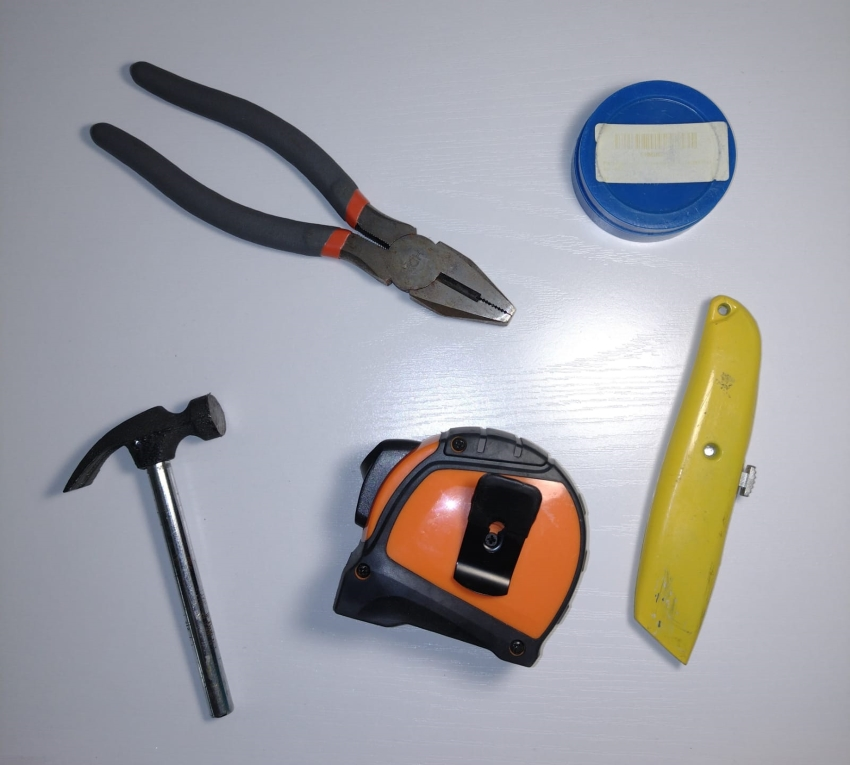
#> input picture b2.-Visión Artificial/0.-Img/Objetos_flashV3.jpeg, 850 x 765 px
$ python '10.-Reconocimiento de Objetos y Dimensiones.py'
#> lines starting #> are read from the running program, lines starting #| are printed output that depends on the picture; after the words box and inside, x2 and y2 are one past the last pixel; in counts of white or black regions, pixels touching at a corner belong together; pictures that were not available may be replaced by others from this repository, and a replacement may not be noted
# -*- coding: utf-8 -*-
#Comentario de una sola linea con el simbolo #, en Python para nada se deben poner acentos sino el programa
#puede fallar o imprimir raro en consola, la primera línea de código es para que no tenga error, pero aún
#así al poner un ángulo saldrá raro en consola, la línea debe ponerse tal cual como aparece y justo al inicio.
#CERVANTES RODRÍGUEZ DIEGO; SISTEMAS DE VISIÓN ARTIFICIAL; 4MM6; ENRIQUE GAYTAN JESÚS

#IMPORTACIÓN DE LIBRERÍAS:
import cv2 as cv #Librería OpenCV: Sirve para todo tipo de operaciones de visión artificial


#RECONOCIMIENTO DE OBJETOS Y DIMENSIONES: En el programa se realiza la identificación de objetos por medio de su geometría, para
#ello se puede recortar la imagen original para reconocer un objeto en específico o seleccionar una sección de la imagen para que
#reconozca todos los objetos que se encuentran en esa sección o recorte.


#SELECCIÓN DE OBJETO A ANALIZAR:
#RECORTE DE REGIONES: Esta operación se realiza para hacer un recorte de una imagen de cierta región que se quiere analizar, ya
#sea para analizar ojos, formas específicas, objetos de cierto color, etc.
#Para mostrar la parte que se va a recortar de la imagen con el mouse se debe mostrar un rectangulo rojo, en este primero que nada
#se debe indicar sus propiedades guardadas en unas variables.
color_rectangulo = (0, 0, 255) #El color se guarda en una lista, recordemos que el color se maneja como BGR en OpenCV
grosor_rectangulo = 2 #Grosor del rectángulo en píxeles
ancho_min = 100 #Ancho mínimo en píxeles del rectángulo que extraerá la imagen

#imread(): Sirve para leer la imagen de un directorio especificado, si en el segundo parámetro se pone un 1, la imagen se
#obtendrá en forma de matriz 3D RGB y si se pone un 0 se obtendrá en escala de grises, obteniendo una matriz 2D.
imagen1 = cv.imread('0.-Img/Objetos_flashV3.jpeg', 1)
#> imagen1 is the input picture: shape (765, 850, 3); mean B, G, R 163.6, 158.2, 158.5
#img.copy(): Se crea una copia de la imagen original para que cuando se modifique la imagen, de donde se obtendrá la región que se
#quiere extraer, y no se quiera ver esa modificación en la ventana original, exista una imagen que refresque la ventana y muestre
#la imagen original sin ningún cambio. Por eso es que se creó esta copia, además servirá para realizar la sintonización de la
#geometría de la figura posteriormente.
imagen1_copia = imagen1.copy()

#imshow(): Con el método se puede mostrar una imagen, el primer parámetro es el nombre de la ventana donde aparecerá la imagen
#y el segundo parámetro es la imagen recopilada con el método imread()
cv.imshow('Interfaz para recorte de imagen RGB', imagen1)

#Función para que cada que se de clic sobre la imagen, se obtenga las coordenadas de la parte en donde se dio clic, para ello se
#debe recibir como parámetros:
# - El evento del mouse: Este evento forma parte de los eventos descritos por la librería OpenCV.
# - Las coordenadas en x y y de la parte de la imagen donde se dió clic: Obtenidas de la imagen ya que esta es una matriz.
# - Bandera: Indica cuando ya se realizó el evento del mouse
# - Los parámetros: No se hace nada con ellos en esta función
# [51 lines left out: function region, not called in this run]

#CONFIGURACIÓN DE LA OPERACIÓN CON EL MOUSE:
#setMouseCallback(): Se utiliza esta función para que el mouse pueda interactuar con una ventana en específico, se manda a llamar
#esta ventana poniendo el mismo nombre que usa en el título del método imshow() para mostrarla, además se indica la función que se
#va a ejecutar con el mouse dentro de la ventana y si es necesario al final se indica dónde se almacena la data proveniente.
cv.setMouseCallback('Interfaz para recorte de imagen RGB', region)
cv.waitKey(0) #Mostrar la ventana hasta que se presione la tecla X
cv.destroyAllWindows() #Destruir todas las ventanas después de cerrarlas con el comando

#La documentación para realizar todas las operaciones de este ejercicio son las siguientes:
#MÉTODOS PARA CONTROLAR LOS EVENTOS DEL MOUSE: Para ver cuando se haya dado clic, se suelte el clic del mouse, etc.
#https://docs.opencv.org/3.4/d0/d90/group__highgui__window__flags.html#gga927593befdddc7e7013602bca9b079b0ad3419100fc2d7688c6dbe3da030fbfd9


#OBTENCIÓN DE LA GEOMETRÍA DE OBJETOS POR MEDIO DE UMBRALIZACIÓN Y SINTONIZACIÓN CON BARRA DE VALOR VARIABLE:
#imread(): Sirve para leer la imagen de un directorio especificado, si en el segundo parámetro se pone un 1, la imagen se
#obtendrá en forma de matriz 3D RGB y si se pone un 0 se obtendrá en escala de grises, obteniendo una matriz 2D.
objeto1_recorte = cv.imread('0.-Img/Reconocimiento_obj_1.jpg', 1) #Imagen RGB obtenida con el método imread()
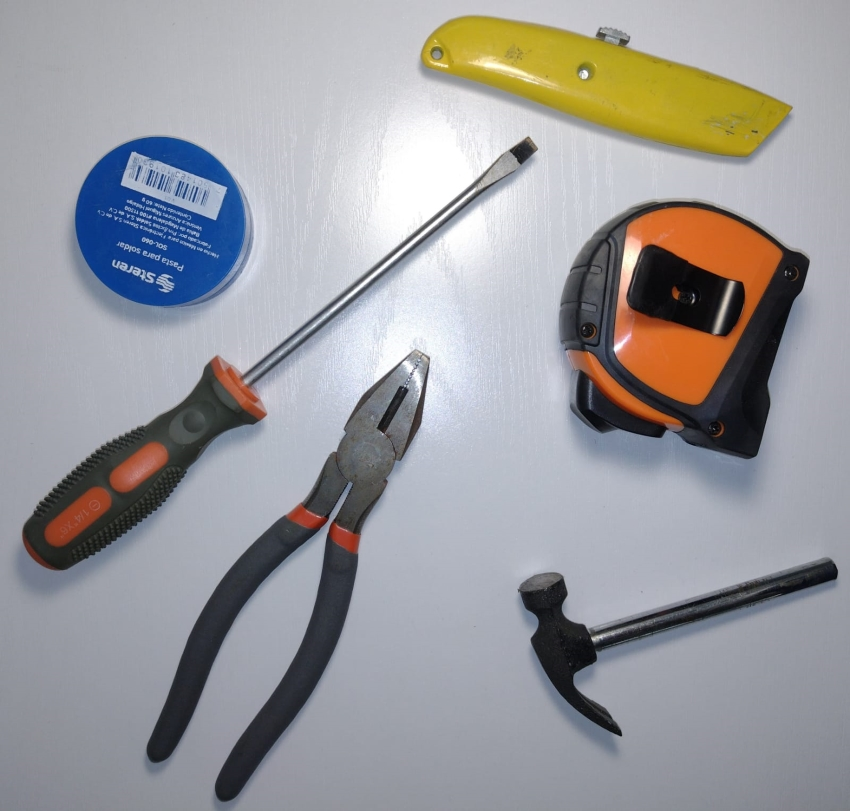
#> input picture b2.-Visión Artificial/0.-Img/Objetos_flashV1.jpeg, 850 x 811 px, given in place of Reconocimiento_obj_1.jpg, which was not available
#> objeto1_recorte is the input picture: shape (811, 850, 3); mean B, G, R 157.1, 154.1, 154.4
#shape: Atributo extraído de una variable obtenida con el método cv.imread(), indica distintas características de la imagen y
#las guarda en 3 distintas variables, guardándo primero el ancho, luego el alto y finalmente el número de canales,
#específicamente en ese órden.
alto, ancho, canales = objeto1_recorte.shape
#Se analizó el tamaño de la imagen para ver si es necesario utilizar el método resize que cambia el tamaño de la imagen, esto se
#hace porque si la imagen es demasiado pequeña, no podrá aparecer la barra que varía el valor del umbral correctamente, por lo
#cual no se podrá sintonizar la imagen correctamente, específicamente se realiza esto cuando el alto y ancho de la imagen es menor
#a 200 pixeles correspondientemente.
if((alto < 200) or (ancho < 200)):
    #resize(): Lo que hace este método es cambiar el tamaño de una imagen obtenida con el método imread(), para ello recibe como
    #primer parámetro la variable que almacena la imagen y como segundo parámetro indica la magnitud de la nueva imagen.
    #Si el ancho o alto de la imagen es menor a 200 pixeles, se le da un nuevo tamaño de 500x500 pixeles.
    objeto1_recorte_bigger = cv.resize(objeto1_recorte, (500, 500))
    objeto1_recorte_modificada = objeto1_recorte_bigger
else:
    #Si el ancho o alto de la imagen no es menor a 200 pixeles en cualquiera de las dos magnitudes, se deja el tamaño tal cual está
    objeto1_recorte_modificada = objeto1_recorte
#copy(): Este método se debe aplicar a un objeto de la librería OpenCV y sirve para crear una copia del objeto al que se esté
#aplicando para poder guardarse en una variable extra.
#Se crea una copia de la imagen original para que cuando se modifique la imagen original, de donde se obtendrá el resultado del
#color, y cuando ya no quiera que se vea esa modificación, debe haber una imagen que refresque la interfaz y muestre la imagen
#original, por eso es que se creó esta copia.
img_copy = objeto1_recorte_modificada.copy()
#cvtColor(): Método de la librería OpenCV que recibe como primer parámetro una imagen RGB y en su segundo parámetro recibe un
#atributo de OpenCV llamado cv.COLOR_BGR2GRAY para convertir una imagen RGB a su escala de grises, este método debe recibir la
#imagen original, no importando el tamaño de la imagen que se quiere mostrar con el navbar porque sino se modificará toda la
#identificación de la geometría de los objetos en la imagen.
img_gray = cv.cvtColor(objeto1_recorte, cv.COLOR_BGR2GRAY)

#Función para umbralizar y crear una imagen binaria:
def Imagen_Binaria(umbral):
#> called with umbral = 0
    global img_umbral
    #cv.threshold(): Este método sirve para umbralizar una imagen, en ella se le pasa como primer parámetro la imagen en escala de
    #grises que va a umbralizar, a continuación se indica el valor del umbral, el valor máximo que puede alcanzar el umbral y se
    #especifica que el resultado debe ser una imagen binaria con un atributo de OpenCV llamado cv.THRESH_BINARY o si se quiere el
    #inverso se puede usar cv.THRESH_BINARY_INV, en este caso se usa un guión bajo antes del nombre de la variable, porque esta es
    #una variable interna.
    #El guión bajo también usa para ignorar valores específicos, si no se necesita algún valor en específico del método, o no usa
    #estos valores, simplemente se asignan estos valores a la "variable" representada con un guión bajo, en python el orden del
    #guión importa, ya que indica qué variable es la que será interna.
    _, img_umbral = cv.threshold(img_gray, umbral, 255, cv.THRESH_BINARY)
    #imshow(): Con el método se puede mostrar una imagen, el primer parámetro es el nombre de la ventana donde aparecerá la imagen
    #y el segundo parámetro es la imagen recopilada con el método imread()
    cv.imshow('Umbralizacion', img_umbral) #Mostrar una ventana que tenga como título el 1er parametro y muestre la imagen del 2do

#Función para encontrar contornos de una imagen:
def Contorno():
    #cv.findContours(): Este método sirve para encontrar los contornos en una imagen, se puede utilizar en vez del filtro Canny, al
    #método se le pasa como primer parámetro la imagen en escala de grises, en las imágenes existen varios tipos de contornos, estos
    #pueden tener jerarquías de dentro hacia fuera o pueden no tenerlas, esto depende del segundo parámetro que se le pase en el
    #método, en este caso vamos a utilizar el parámetro cv.RETR_LIST para que no muestre jerarquía en los bordes que encuentre,
    #posteriormente se le debe indicar en el tercer parámetro la forma en la que se va a guardar la información recabada, ya que
    #puede guardar todos los puntos del contorno identificado o solo guardar los puntos de las esquinas que conforman el contorno,
    #para que guarde todos los puntos de los contornos se le indica con el atributo cv.CHAIN_APPROX_NONE, para guardar solo las
    #esquinas se usa el atributo cv.CHAIN_APPROX_SIMPLE.
    Contornos, _ = cv.findContours(img_umbral, cv.RETR_LIST, cv.CHAIN_APPROX_NONE)
#> Contornos = 1 contour; box (x1, y1, x2, y2) and area: (0, 0, 850, 811) 687690
    for borde in Contornos:
        #print(): Imprime en consola el mensaje que se incluya dentro de su paréntesis en forma de string
        #Medición de distancia, area, densidad, etc. de las figuras identificadas en las imágenes, estas se hacen a partir de
        #las herramientas de Contour Features de la librería OpenCV, cuya documentación es la siguiente:
        #https://docs.opencv.org/4.x/dd/d49/tutorial_py_contour_features.html
        #contourArea(): Función que sirve para medir áreas, para ello se debe haber obtenido el contorno de una figura en una
        #imagen, esta se obtiene en área de pixeles, por lo que no se considera como un área tal cual del mundo real.
        print(cv.contourArea(borde))
#> this loop made 1 pass
#| 687690.0
    print("--------------------------")
    #Copia de la imagen para poder actualizarla.
    img_copy_copy = img_copy.copy()
    #cv.drawContours(): Método que sirve para dibujar los contornos recabados con el método cv.findContours(), para ello primero se
    #debe indicar en qué imagen se va a dibujar el contorno, no debe ser la misma de la que se obtuvieron los contornos, después se
    #indica en el segundo parámetro la variable en donde están almacenados los contornos, en el tercer parámero se establece si se
    #quiere que sea hueco o sólido el contorno, como se busca que sea sólido se pone -1, si fuera hueco, en esta parte se indicaría
    #los pixeles del perímetro (borde) del contorno, posteriormente se indica el color y finalmente los contornos que quiero que
    #muestre.
    color_contorno = (10, 100, 200) #Variable que almacena un color BGR
    cv.drawContours(img_copy_copy, Contornos, -1, color_contorno, 3)
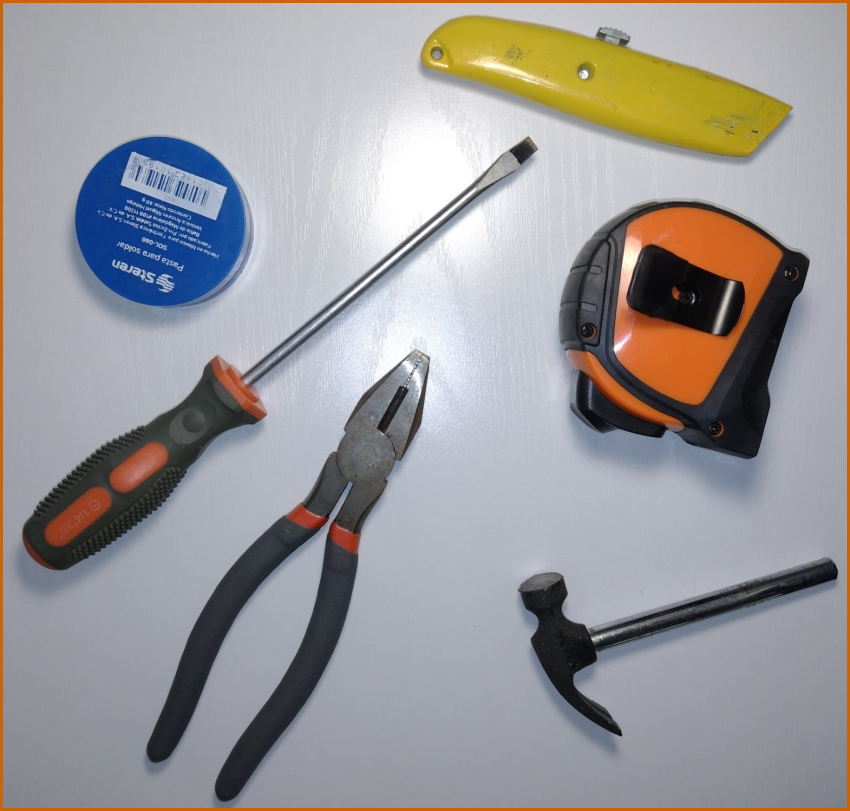
#> img_copy_copy: shape (811, 850, 3); 1.44% of pixels changed, all inside (x1, y1, x2, y2) = (0, 0, 850, 811)
    cv.imshow('Imagen contornos', img_copy_copy) #Mostrar una ventana que tenga como título el 1er parametro y muestre la imagen del 2do

#Función que ejecuta las dos funciones anteriores, primero umbralizando la imagen y luego obteniendo sus contornos:
def Actualizar_imagen(umbral):
    Imagen_Binaria(umbral)
    Contorno()

#Ejecución de la función Actualizar_imagen() con un umbral inicial de 0, ya que este cambiará con el valor del Trackbar
Actualizar_imagen(0)

#cv.createTrackbar(): Este método sirve para crear y mostrar una barra sobre una ventana específica que muestra una imagen o
#video, esto para variar cierto valor en tiempo real, este recibe los siguientes parámetros:
#   - Nombre de la barra (Track bar)
#   - Ventana a la cual se aplicará, esta debe tener el mismo nombre que la ventana creada con el método cv.namedWindow() y a la
#   cual se aplicará el método canny.
#   - Valor mínimo de la barra.
#   - Valor máximo de la barra.
#   - Función que a fuerza se debe ejecutar cuando se mueva la barra, esta puede ejecutar una acción o no hacer nada.
cv.createTrackbar('Umbral', 'Imagen contornos', 0, 255, Actualizar_imagen)

#NO DEJAR QUE SE CIERREN LAS VENTANAS: Las siguientes dos líneas de código sirven para que no se cierre la ventana.
cv.waitKey(0) #Mostrar la ventana hasta que se presione la tecla X
cv.destroyAllWindows() #Destruir todas las ventanas después de cerrarlas con el comando


#IDENTIFICACIÓN DE GEOMETRÍAS ESPECÍFICAS, YA HABIENDO OBTENIDO LA SINTONIZACIÓN: Ya que se realizó la sintonización, con los
#valores obtenidos, se puede analizar la imagen para identificar solo ciertas figuras por su geometría.
"""
Sintonización de la imagen - Identificación de monedas - Valores obtenidos:
Umbral óptimo: 125
Martillo        = 15787.0
Metro           = 44851.5
Pasta de soldar = 20668.0
Pinzas          = 29355.5
Cutter          = 101925.0, 110908.0


Umbral óptimo: 140
Martillo        = 17470.5
Metro           = 51815.5
Pasta de soldar = 21439.5
Pinzas          = 166116.5, 187590.0
Cutter          = 9958.5, 101925.0, 110898.0


Umbral óptimo: 146
Martillo        = 18066.0
Metro           = 53366.5, 52897.0
Pasta de soldar = 21698.0
Pinzas          = 162268.0, 178001.5
Cutter          = 7369.0, 8069.5, 9993.0, 26949.0, 26942.0
"""
umbral = 146
#Se va a escribir en la imagen, por lo que se debe especificar las características del texto:
grosor = 1 #Grosor de las letras, dado en pixeles
fuente = cv.FONT_HERSHEY_SIMPLEX #Fuente de la letra a utilizarse
#> fuente = 0
posicion_texto_1 = (20, 20) #Posición donde se mostrará el texto cuando se identifique la moneda 1
posicion_texto_2 = (20, 40) #Posición donde se mostrará el texto cuando se identifique la moneda 2
posicion_texto_3 = (20, 60) #Posición donde se mostrará el texto cuando se identifique la moneda 3
posicion_texto_4 = (20, 80) #Posición donde se mostrará el texto cuando se identifique la moneda 3
posicion_texto_5 = (20, 100) #Posición donde se mostrará el texto cuando se identifique la moneda 3
#Colores de los textos que indican la identificación de monedas, recordemos que se indica en formato BGR:
color_texto1 = (0, 255, 255)    #Color amarillo
color_texto2 = (255, 255, 255)  #Color negro
color_texto3 = (255, 0, 0)      #Color azul
color_texto4 = (0, 0, 255)      #Color rojo
color_texto5 = (0, 255, 0)      #Color verde
#Tamaño del texto
tamanoTexto = 0.6
#Se declaran como variables las áreas obtenidas en la sintonización, se pone un valor un poco menor para que identifique la
#moneda considerando un margen de error:
martilloMax = 18200
martilloMin = 17900     #Matrillo sí; Umbral = 146
metroMax = 53500
metroMin = 52700        #Metro sí; Umbral = 146
pastaSoldarMax = 21800
pastaSoldarMin = 21400  #Pasta de soldar sí; Umbral = 146
#PinzasMax = 5300
PinzasMin = 162000      #Pinzas sí; Umbral = 146
CutterMax = 9993.0
CutterMin = 7525.0      #Cutter sí; Umbral = 146
#Variable que indica el objeto captado en la imagen, en un inicio tienen valor cero
Martillo = 0
Metro = 0
PastaSoldar = 0
Pinzas = 0
Cutter = 0

_, img_umbral = cv.threshold(img_gray, umbral, 255, cv.THRESH_BINARY) #Binarización de la imagen.
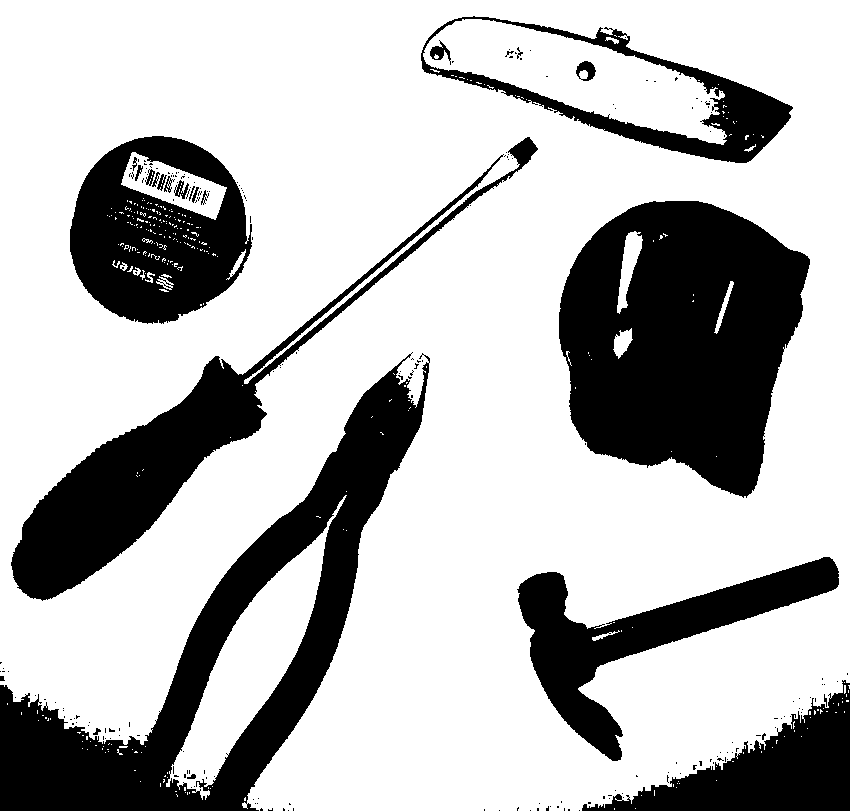
#> img_umbral: shape (811, 850); 72% white; 222 black regions (198 under 20 px)
Contornos, _ = cv.findContours(img_umbral, cv.RETR_LIST, cv.CHAIN_APPROX_NONE) #Identificación de bordes por figura.
#> Contornos = 637 contours, 596 with area under 20; largest, box (x1, y1, x2, y2) and area: (0, 0, 850, 811) 611242, (558, 200, 811, 499) 54752, (10, 136, 539, 602) 28520, (420, 15, 794, 164) 28292, (69, 135, 253, 325) 26511

for borde_moneda in Contornos:
    #abs(): Obtiene el valor absoluto de un valor, se usa el método abs() porque a veces los resultados de área vienen en valor
    #negativo
    #contourArea(): Función que sirve para medir áreas, para ello se debe haber obtenido el contorno de una figura en una imagen,
    #esta se obtiene en área de pixeles, por lo que no se considera como un área tal cual del mundo real.
    area = abs(cv.contourArea(borde_moneda))
    if (martilloMax>= area >= martilloMin):
        Martillo += 1
    elif (metroMax>= area >= metroMin):
        Metro += 1
    elif (pastaSoldarMax >= area >= pastaSoldarMin):
        PastaSoldar += 1
    elif (area >= PinzasMin):
        Pinzas += 1
    elif (CutterMax >= area >= CutterMin):
        Cutter += 1
#> this loop made 637 passes
#> (area, Pinzas) on pass 637: (611241.5, 1)
#> after the loop, Cutter = 0; Martillo = 0; Metro = 0; PastaSoldar = 0; Pinzas = 1

#cv.putText(): Permite colocar texto en cualquier imagen, como primer parámetro se le indica la imagen en donde se pondrá el
#texto, luego el texto que se quiere colocar, después se indica la posición donde se colocará el texto, la fuente, escala, el
#color y el grosor del texto.
cv.putText(objeto1_recorte_modificada, "Martillo: " + str(Martillo), posicion_texto_1, fuente, tamanoTexto, color_texto1, grosor)
cv.putText(objeto1_recorte_modificada, "Metro: " + str(Metro), posicion_texto_2, fuente, tamanoTexto, color_texto2, grosor)
cv.putText(objeto1_recorte_modificada, "Pasta de soldar: " + str(PastaSoldar), posicion_texto_3, fuente, tamanoTexto, color_texto3, grosor)
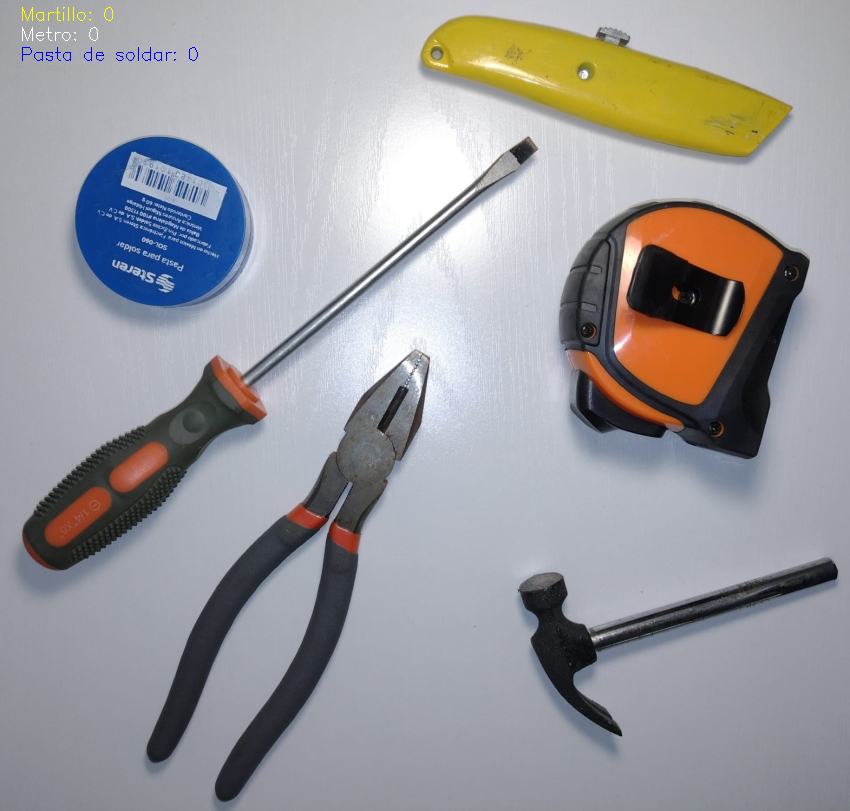
#> objeto1_recorte_modificada: shape (811, 850, 3); mean B, G, R 157.2, 154, 154.3
cv.putText(objeto1_recorte_modificada, "Pinzas: " + str(Pinzas), posicion_texto_4, fuente, tamanoTexto, color_texto4, grosor)
cv.putText(objeto1_recorte_modificada, "Cutter: " + str(Cutter), posicion_texto_5, fuente, tamanoTexto, color_texto5, grosor)

cv.imshow('Imagen contornos', objeto1_recorte_modificada) #Mostrar una ventana que tenga como título el 1er parametro y muestre la imagen del 2do
#NO DEJAR QUE SE CIERREN LAS VENTANAS: Las siguientes dos líneas de código sirven para que no se cierre la ventana.
cv.waitKey(0) #Mostrar la ventana hasta que se presione la tecla X
cv.destroyAllWindows() #Destruir todas las ventanas después de cerrarlas con el comando
